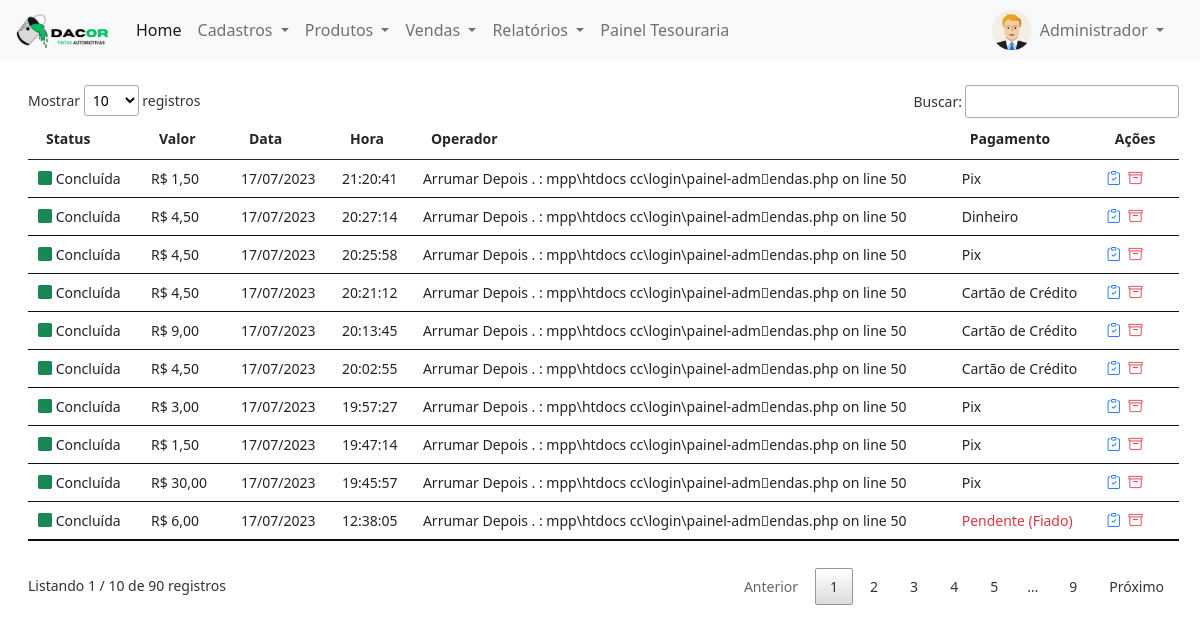
The page /login/painel-adm/index.php?pagina=vendas (signed in) on the database its author committed.
### tables this page shows
CREATE TABLE `usuarios` (
  `id` int(11) NOT NULL,
  `nome` varchar(50) NOT NULL,
  `email` varchar(50) NOT NULL,
  `cpf` varchar(20) NOT NULL,
  `senha` varchar(20) NOT NULL,
  `nivel` varchar(20) NOT NULL
);

CREATE TABLE `vendas` (
  `id` int(11) NOT NULL,
  `valor` decimal(8,2) NOT NULL,
  `data` date NOT NULL,
  `hora` time NOT NULL,
  `operador` int(11) NOT NULL,
  `valor_recebido` decimal(8,2) NOT NULL,
  `desconto` varchar(20) NOT NULL,
  `troco` decimal(8,2) NOT NULL,
  `forma_pgto` int(11) NOT NULL,
  `abertura` int(11) NOT NULL,
  `status` varchar(15) NOT NULL,
  `cliente` int(11) DEFAULT NULL
);

CREATE TABLE `forma_pgtos` (
  `id` int(11) NOT NULL,
  `codigo` int(11) NOT NULL,
  `nome` varchar(30) NOT NULL
);

### login/painel-adm/vendas.php (the view, shortened to what this page needs)
<?php
$pag = 'vendas';
require_once('../conexao.php');
?>
<div class="mt-4" style="margin-right:25px">
	<?php
	$query = $pdo->query("SELECT * from vendas order by id desc");
	$res = $query->fetchAll(PDO::FETCH_ASSOC);
	$total_reg = @count($res);
	if($total_reg > 0){
		?>
		<small>
			<table id="example" class="table table-hover my-4" style="width:100%">
				<thead>
					<tr>
						<th>Status</th>
						<th>Valor</th>
						<th>Data</th>
						<th>Hora</th>
						<th>Operador</th>
						<th>Pagamento</th>
						<th>Ações</th>
					</tr>
				</thead>
				<tbody>
					<?php
					for($i=0; $i < $total_reg; $i++){
						$tipo_pgto = $res[$i]['forma_pgto'];
						$data2 = implode('/', array_reverse(explode('-', $res[$i]['data'])));
						$total = number_format( $res[$i]['valor'] , 2, ',', '.');
						$res_2 = $pdo->query("SELECT * from forma_pgtos where codigo = '$tipo_pgto' ");
						$dados = $res_2->fetchAll(PDO::FETCH_ASSOC);
						$nome_pgto = $dados[0]['nome'];
						$nome_operador = "Arrumar Depois . :\xampp\htdocs\tcc\login\painel-adm\vendas.php on line 50";
						if($res[$i]['status'] == 'Concluída'){
							$classe = 'text-success';
						}else{
							$classe = 'text-danger';
						}
						if($res[$i]['forma_pgto'] == '4' ){
							$cor_texto = 'text-danger';
						}else{
							$cor_texto = '';
						}
						?>
						<tr>
							<td>
								<i class="bi bi-square-fill <?php echo $classe ?>"></i>
								<?php echo $res[$i]['status'] ?></td>
								<td>R$ <?php echo $total ?></td>
								<td><?php echo $data2 ?></td>
								<td><?php echo $res[$i]['hora'] ?></td>
								<td><?php echo $nome_operador ?></td>
								<td class="<?php echo $cor_texto  ?>"><?php echo $nome_pgto ?></td>
								<td>
									<a href="../rel/comprovante.php?id=<?php echo $res[$i]['id'] ?>&imp=Não" title="Gerar Comprovante" target="_blank" style="text-decoration: none">
										<i class="bi bi-clipboard-check text-primary"></i>
									</a>
									<?php if($res[$i]['status'] == 'Concluída'){ ?>
									<a href="index.php?pagina=<?php echo $pag ?>&funcao=deletar&id=<?php echo $res[$i]['id'] ?>" title="Cancelar Venda">
										<i class="bi bi-archive text-danger mx-1"></i>
									</a>
								<?php } ?>
								</td>
							</tr>
						<?php } ?>
					</tbody>
				</table>
			</small>
		<?php }else{
			echo '<p>Não existem dados para serem exibidos!!';
		} ?>
	</div>

### login/painel-adm/index.php (shortened to what this page needs)
<?php
require_once('../conexao.php');
$menu1 = 'home';
$menu2 = 'usuarios';
$menu3 = 'fornecedores';
$menu4 = 'categorias';
$menu5 = 'produtos';
$menu6 = 'compras';
$menu8 = 'forma_pgtos';
$menu9 = 'vendas';
$query = $pdo->query("SELECT * from usuarios WHERE id = '$_SESSION[id_usuario]'");
$res = $query->fetchAll(PDO::FETCH_ASSOC);
$nome_usu = $res[0]['nome'];
 ?>
<!DOCTYPE html>
<html>
<head>
	<link href="https://cdn.jsdelivr.net/npm/bootstrap@5.0.0-beta1/dist/css/bootstrap.min.css" rel="stylesheet">
	<link rel="stylesheet" type="text/css" href="../vendor/DataTables/datatables.min.css"/>
	<link rel="stylesheet" href="https://cdn.jsdelivr.net/npm/bootstrap-icons@1.3.0/font/bootstrap-icons.css">
</head>
<body>
	<nav class="navbar navbar-expand-lg navbar-light bg-light">
  <div class="container-fluid">
    <a class="navbar-brand" href="index.php">
    	<img src="../img/logo-painel.png" width="100">
    </a>
    <div class="collapse navbar-collapse" id="navbarSupportedContent">
      <ul class="navbar-nav me-auto mb-2 mb-lg-0">
        <li class="nav-item">
          <a class="nav-link active" aria-current="page" href="index.php?pagina=<?php echo $menu1 ?>">Home</a>
        </li>
        <li class="nav-item dropdown">
          <a class="nav-link dropdown-toggle" href="#" id="navbarDropdown" role="button" data-bs-toggle="dropdown" aria-expanded="false">
            Cadastros
          </a>
        </li>
        <li class="nav-item dropdown">
          <a class="nav-link dropdown-toggle" href="#" id="navbarDropdown" role="button" data-bs-toggle="dropdown" aria-expanded="false">
            Produtos
          </a>
        </li>
         <li class="nav-item dropdown">
          <a class="nav-link dropdown-toggle" href="#" id="navbarDropdown" role="button" data-bs-toggle="dropdown" aria-expanded="false">
            Vendas
          </a>
        </li>
        <li class="nav-item dropdown">
          <a class="nav-link dropdown-toggle" href="#" id="navbarDropdown" role="button" data-bs-toggle="dropdown" aria-expanded="false">
            Relatórios
          </a>
        </li>
        <li class="nav-item">
          <a class="nav-link" href="../painel-tesoureiro" target="_blank">Painel Tesouraria</a>
        </li>
      </ul>
      <div class="d-flex mx-3">
        <img src="../img/icone-user.png" width="40px" height="40px">
    <div class="collapse navbar-collapse" id="navbarNavDarkDropdown">
      <ul class="navbar-nav">
        <li class="nav-item dropdown">
          <a class="nav-link dropdown-toggle" href="#" id="navbarDarkDropdownMenuLink" role="button" data-bs-toggle="dropdown" aria-expanded="false">
            <?php echo $nome_usu ?>
          </a>
        </li>
      </ul>
    </div>
       </div>
    </div>
  </div>
</nav>
<div class="container-fluid mt-2 mx-3">
<?php
if(@$_GET['pagina'] == $menu1){
	require_once($menu1. '.php');
}
else if(@$_GET['pagina'] == $menu2){
	require_once($menu2. '.php');
}
else if(@$_GET['pagina'] == $menu3){
	require_once($menu3. '.php');
}
else if(@$_GET['pagina'] == $menu4){
	require_once($menu4. '.php');
}
else if(@$_GET['pagina'] == $menu5){
  require_once($menu5. '.php');
}
else if(@$_GET['pagina'] == $menu6){
  require_once($menu6. '.php');
}
else if(@$_GET['pagina'] == $menu7){
  require_once($menu7. '.php');
}
else if(@$_GET['pagina'] == $menu8){
  require_once($menu8. '.php');
}
else if(@$_GET['pagina'] == $menu9){
  require_once($menu9. '.php');
}
 ?>
</div>
</body>
</html>
<link href="https://cdn.jsdelivr.net/npm/select2@4.1.0-rc.0/dist/css/select2.min.css" rel="stylesheet" />

### rows shown on the page
usuarios: nome "Administrador"
vendas: status "Concluída", valor "1,50", data "17/07/2023", hora "21:20:41", nome_operador "Arrumar Depois . : mpp\\htdocs cc\\login\\painel-adm endas.php on line 50", forma_pgtos.nome "Pix"
vendas: status "Concluída", valor "4,50", data "17/07/2023", hora "20:27:14", nome_operador "Arrumar Depois . : mpp\\htdocs cc\\login\\painel-adm endas.php on line 50", forma_pgtos.nome "Dinheiro"
vendas: status "Concluída", valor "4,50", data "17/07/2023", hora "20:25:58", nome_operador "Arrumar Depois . : mpp\\htdocs cc\\login\\painel-adm endas.php on line 50", forma_pgtos.nome "Pix"
vendas: status "Concluída", valor "4,50", data "17/07/2023", hora "20:21:12", nome_operador "Arrumar Depois . : mpp\\htdocs cc\\login\\painel-adm endas.php on line 50", forma_pgtos.nome "Cartão de Crédito"
vendas: status "Concluída", valor "9,00", data "17/07/2023", hora "20:13:45", nome_operador "Arrumar Depois . : mpp\\htdocs cc\\login\\painel-adm endas.php on line 50", forma_pgtos.nome "Cartão de Crédito"
vendas: status "Concluída", valor "4,50", data "17/07/2023", hora "20:02:55", nome_operador "Arrumar Depois . : mpp\\htdocs cc\\login\\painel-adm endas.php on line 50", forma_pgtos.nome "Cartão de Crédito"
vendas: status "Concluída", valor "3,00", data "17/07/2023", hora "19:57:27", nome_operador "Arrumar Depois . : mpp\\htdocs cc\\login\\painel-adm endas.php on line 50", forma_pgtos.nome "Pix"
vendas: status "Concluída", valor "1,50", data "17/07/2023", hora "19:47:14", nome_operador "Arrumar Depois . : mpp\\htdocs cc\\login\\painel-adm endas.php on line 50", forma_pgtos.nome "Pix"
vendas: status "Concluída", valor "30,00", data "17/07/2023", hora "19:45:57", nome_operador "Arrumar Depois . : mpp\\htdocs cc\\login\\painel-adm endas.php on line 50", forma_pgtos.nome "Pix"
vendas: status "Concluída", valor "6,00", data "17/07/2023", hora "12:38:05", nome_operador "Arrumar Depois . : mpp\\htdocs cc\\login\\painel-adm endas.php on line 50", forma_pgtos.nome "Pendente (Fiado)"
